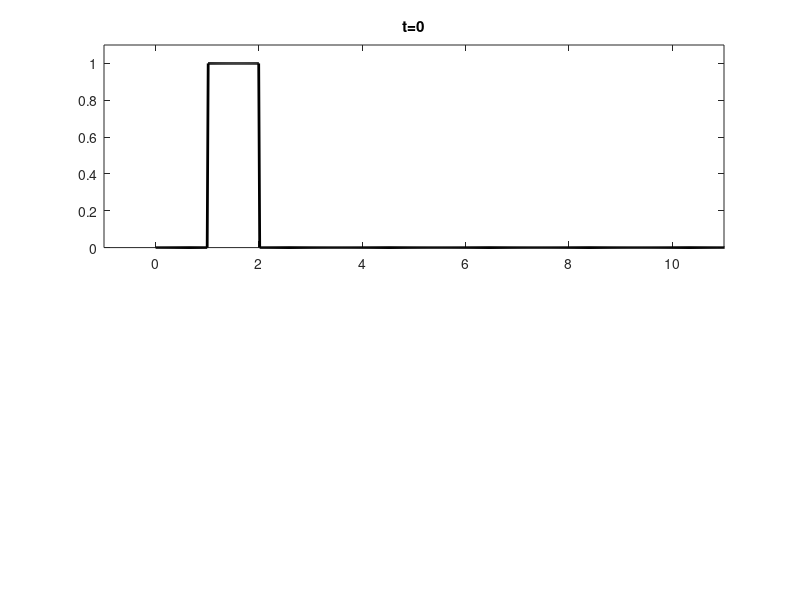

Write the MATLAB code that produced this figure. (Note: this script raises an error after producing the figure.)
% Set up the computational space
% maximum population size
xmax = 10;
% plot window
ymin = 0;
ymax = 2;
% number of computational points
N = 2^10;
% create the discretization for the population density x
x = linspace(0,2*xmax,N);
%Number of generations
T = 1000;
% right
rightv = find(x>xmax);
rightp = min(rightv-1);

% Growth parameters
y = x;
Kg = zeros(N,N);
growth = zeros(N,N);
phat = zeros(1,N);
% Growth rate
R = 5;
% Carrying capacity
K = 1;
% Growth function
% Beverton-Holt
% g = R*y./(1+(R-1)/K*y);
xmin = 0;
% Ricker
% g = y.*exp(R*(1-y/K));
% xmin = 0;
% Sigmoid Beverton-Holt
delta = 7;
g = R*y.^(delta)./(1+(K^(delta-1)*R-1)/K^delta*y.^(delta));
xK = find(x<K);
xKpoint = max(xK+1);
% simpsons(g(1:xKpoint)-x(1:xKpoint),0,K);
% standard deviation in the growth
sigma_g = 0.1;

% Dispersal parameters
z = x;
% slope of dispersal function
alpha = 0.5;
gamma = 0.1;
lambda = 0.1;
% standard deviation in dispersal
sigma_d = 0.1;
% Function that determines the dispersal
s = alpha*z;
Kd = zeros(N,N);
dispersal = zeros(N,N);

% Initial condition
p = zeros( 1, N);
temp    = find(1<=x & x<=2);
p(temp) = ones(size(p(temp)));

% Growth phase
tic;
P = zeros(T+1,N);
P(1,1:N) = p;
subplot(2,1,1)
plot(x,P(1,1:N),'k','Linewidth',2);
axis([xmin-1 xmax+1 ymin max(P(1,1:N))+0.1]);
title('t=0');
% pause(1);
for j=1:T
    for i=1:N
        Kg(i,1:N) = exp(-(x(i)-g).^2/(2*sigma_g^2))/sqrt(2*pi*sigma_g^2);
        % Kg(i,1:N)=Kg(i,1:N)/simpsons(Kg(i,1:N),xmin,xmax);
        growth(i,1:N) = Kg(i,1:N).*p;
        phat(i) = simpsons(growth(i,1:N),0,2*xmax);
        if phat(i) < 0
            phat(i)=0;
        end
    end
    % Compute the expected dispersal at density z
    Ez = simpsons(s.*phat,0,2*xmax);
    % Dispersal phase
    d = max(y,Ez);
    fract = simpsons(phat,0,2*xmax);
    if fract > 1
        phat = phat/fract;
    end
    fract = simpsons(phat,0,2*xmax);
    for i=1:N
        % Gaussian dispersal
        Kd(i,1:N) = exp(-(x(i)-d).^2/(2*sigma_d^2))/sqrt(2*pi*sigma_d^2);
        dispersal(i,1:N) = Kd(i,1:N).*phat; 
        % Laplce recolonization
        p(i) = simpsons(dispersal(i,1:N),0,2*xmax)...
            + (1-fract)*simpsons(1/(2*lambda)*exp(-(abs(x(i)-y))/lambda).*phat,0,2*xmax);
    end
    total = simpsons(p,0,2*xmax);
    if total>1
        p = p/total;
    end
    P(j+1,1:N) = p;
    % Plot the probability for each generation
    subplot(2,1,2)
    plot(x,P(j+1,1:N),'k','Linewidth',2);
    axis([-0.5 xmax ymin max(P(j+1,1:N))+0.1]);
    title(['t = ',num2str(j)]);
    xlabel('population density ($x$)');
    ylabel('metapopulation density ($p_t(x)$)');
    % pause(1);
    drawnow;
    %simpsons(P(j+1,1:N),0,2*xmax)
    simpsons(p,0,2*xmax)
end
toc;
